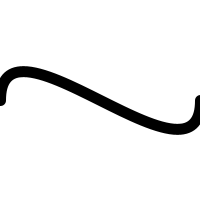
Frame 1 (no input)
Frame 60 (the mouse pressed at the canvas centre just before this capture): identical to frame 1, image omitted
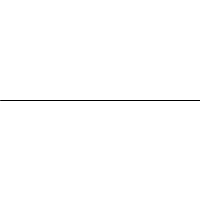
Frame 120 (the mouse held since frame 60 and released just before this capture)

The Processing sketch that drew these frames (run headless with seeded random() and noise(); from frame 60 on, the mouse is pressed at the canvas centre):

// Processing sketch: form_10
// ── form_10.pde
void setup()
{
  size(200,200);
}

void draw()
{
  background(255);
  int x= mouseX-100;
  int y = mouseY-100;
  strokeWeight((x*x+y*y)/2000+1);
  bezier(0,100,mouseX,mouseY,200-mouseX,200-mouseY,200,100);
}
